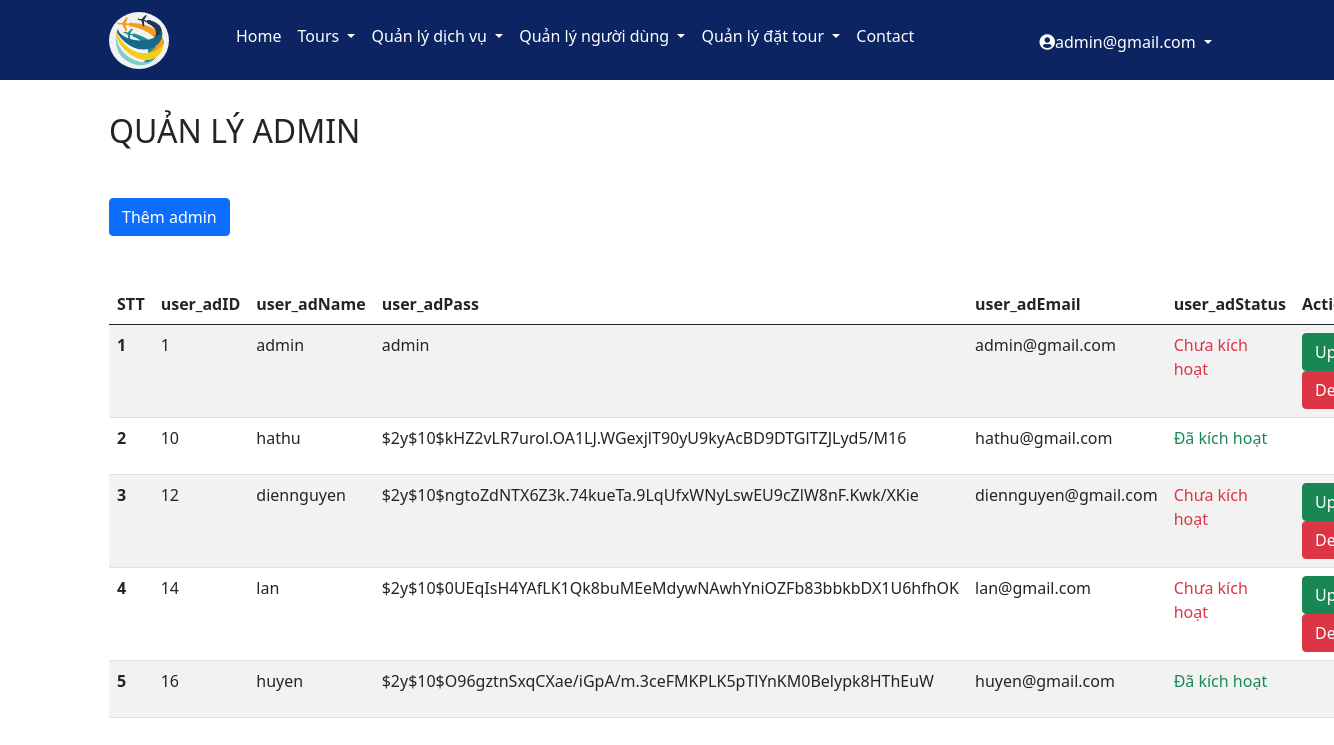
/admin/accountadmin.php (signed in), run on the app's committed database.
### tables this page shows
CREATE TABLE `users_ad` (
  `user_adID` int(11) NOT NULL,
  `user_adName` varchar(100) DEFAULT NULL,
  `user_adPass` varchar(500) DEFAULT NULL,
  `user_adEmail` varchar(100) DEFAULT NULL,
  `user_adStatus` tinyint(1) DEFAULT NULL
);

### admin/accountadmin.php (the view)
<?php
include('header.php');
include('../config/connect.php');
?>
<div class="container my-main">
    <h2 class="text-uppercase my-title-ad">Quản lý admin</h2>
    <a href="add_user_ad.php" type="submit" class="btn btn-primary my-title-ad">Thêm admin</a>
    <table class="table table-striped">
        <thead>
            <tr>
                <th scope=col>STT</th>
                <th scope=col>user_adID</th>
                <th scope=col>user_adName</th>
                <th scope=col>user_adPass</th>
                <th scope=col>user_adEmail</th>
                <th scope=col>user_adStatus</th>
                <th scope=col>Action</th>
            </tr>
        </thead>
            <?php
            $sql = "select * from users_ad";
            $result = mysqli_query($conn,$sql);
            if(mysqli_num_rows($result)>0){
                $STT=1;
                while($row=mysqli_fetch_assoc($result)){
                    $user_adID=$row['user_adID'];
                    $user_adName=$row['user_adName'];
                    $user_adPass=$row['user_adPass'];
                    $user_adEmail=$row['user_adEmail'];
                    $user_adStatus=$row['user_adStatus'];
            ?>
            <tr>
                <th scope=rowphp><?php echo $STT++?></th>
                <td><?php echo $user_adID?></td>
                <td><?php echo $user_adName?></td>
                <td><?php echo $user_adPass?></td>
                <td><?php echo $user_adEmail?></td>
                <td>
                    <?php
                if($user_adStatus==0)
                echo '<p class="text-danger">Chưa kích hoạt</p>';
                else
                echo '<p class="text-success">Đã kích hoạt</p>';
            ?>
                </td>
                <td>
                    <?php
                    if($user_adStatus==0){?>
                    <a href="edit_user_ad.php?user_adID=<?php echo $user_adID; ?>"><button type="button"
                            class="btn btn-success">Update</button></a>
                    <a href="del_user_ad.php?user_adID=<?php echo $user_adID; ?>"
                        onclick="return confirm('Bạn chắc chắn muốn xóa?')"><button type="button"
                            class="btn btn-danger">Delete</button></a>
                            <?php } ?>
                </td>
                    </tr>
                <?php
                }
            }
            else {echo $sql;}
        ?>
    </table>
</div>
<?php
include('footer.php');
?>

### css/style.css (style rules this page uses)
:root { --my-color: #0c2461; }

### css/admin.css (style rules this page uses)
* { padding: 0; margin: 0; text-decoration: none; box-sizing: border-box; }
.my-main { margin-top: 32px; margin-bottom: 32px; }
.my-title-ad { margin-bottom: 48px; }

### data on the page
users_ad: user_adID "1", user_adName "admin", user_adPass "admin", user_adEmail "admin@gmail.com", user_adStatus "Chưa kích hoạt"
users_ad: user_adID "10", user_adName "hathu", user_adPass "$2y$10$kHZ2vLR7urol.OA1LJ.WGexjlT90yU9kyAcBD9DTGlTZJLyd5/M16", user_adEmail "hathu@gmail.com", user_adStatus "Đã kích hoạt"
users_ad: user_adID "12", user_adName "diennguyen", user_adPass "$2y$10$ngtoZdNTX6Z3k.74kueTa.9LqUfxWNyLswEU9cZlW8nF.Kwk/XKie", user_adEmail "diennguyen@gmail.com", user_adStatus "Chưa kích hoạt"
users_ad: user_adID "14", user_adName "lan", user_adPass "$2y$10$0UEqIsH4YAfLK1Qk8buMEeMdywNAwhYniOZFb83bbkbDX1U6hfhOK", user_adEmail "lan@gmail.com", user_adStatus "Chưa kích hoạt"
users_ad: user_adID "16", user_adName "huyen", user_adPass "$2y$10$O96gztnSxqCXae/iGpA/m.3ceFMKPLK5pTlYnKM0Belypk8HThEuW", user_adEmail "huyen@gmail.com", user_adStatus "Đã kích hoạt"

### other printed values
$_SESSION['success'] "admin@gmail.com"
